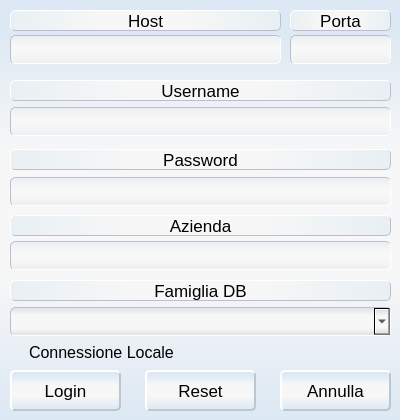
<?xml version="1.0" encoding="UTF-8"?>
<ui version="4.0">
 <class>Login</class>
 <widget class="QMainWindow" name="Login">
  <property name="windowModality">
   <enum>Qt::ApplicationModal</enum>
  </property>
  <property name="geometry">
   <rect>
    <x>0</x>
    <y>0</y>
    <width>400</width>
    <height>420</height>
   </rect>
  </property>
  <property name="sizePolicy">
   <sizepolicy hsizetype="Fixed" vsizetype="Fixed">
    <horstretch>0</horstretch>
    <verstretch>0</verstretch>
   </sizepolicy>
  </property>
  <property name="minimumSize">
   <size>
    <width>400</width>
    <height>420</height>
   </size>
  </property>
  <property name="maximumSize">
   <size>
    <width>400</width>
    <height>420</height>
   </size>
  </property>
  <property name="windowTitle">
   <string>Login</string>
  </property>
  <property name="windowIcon">
   <iconset resource="risorse.qrc">
    <normaloff>:/resources/icon_mmas.png</normaloff>:/resources/icon_mmas.png</iconset>
  </property>
  <widget class="QWidget" name="centralWidget">
   <property name="styleSheet">
    <string notr="true">/* sets background color  */
QWidget {
background-color:rgba(255,255,255,0);
}
QWidget#centralWidget{
	background-color: qlineargradient(spread:pad, x1:0, y1:1, x2:0, y2:0, stop:0 rgba(220, 232, 243, 255), stop:0.35545 rgba(247, 247, 247, 255), stop:0.635071 rgba(247, 247, 247, 255), stop:0.933649 rgba(220, 232, 243, 255));
}

QLabel{
	
	background-color: qlineargradient(spread:pad, x1:1, y1:0, x2:0, y2:0, stop:0.0181818 rgba(233, 240, 243, 255), stop:0.372727 rgba(247, 247, 247, 255), stop:0.659091 rgba(247, 247, 247, 255), stop:1 rgba(233, 240, 243, 255));
 border: 1px outset rgb(188, 189, 207);
     border-radius: 5px;
}

QLineEdit {
     border: 1px inset rgb(188, 189, 207);
     border-radius: 5px;
     padding: 0 3px;
	background-color: qlineargradient(spread:pad, x1:0, y1:1, x2:0, y2:0, stop:0.0545455 rgba(237, 240, 243, 255), stop:0.35545 rgba(247, 247, 247, 255), stop:0.635071 rgba(247, 247, 247, 255), stop:0.933649 rgba(237, 240, 243, 255));
 }</string>
   </property>
   <widget class="QLineEdit" name="text_user">
    <property name="geometry">
     <rect>
      <x>10</x>
      <y>107</y>
      <width>381</width>
      <height>29</height>
     </rect>
    </property>
    <property name="sizePolicy">
     <sizepolicy hsizetype="Fixed" vsizetype="Fixed">
      <horstretch>0</horstretch>
      <verstretch>0</verstretch>
     </sizepolicy>
    </property>
    <property name="font">
     <font>
      <family>Arial</family>
      <pointsize>12</pointsize>
     </font>
    </property>
   </widget>
   <widget class="QLineEdit" name="text_pass">
    <property name="geometry">
     <rect>
      <x>10</x>
      <y>177</y>
      <width>381</width>
      <height>29</height>
     </rect>
    </property>
    <property name="sizePolicy">
     <sizepolicy hsizetype="Fixed" vsizetype="Fixed">
      <horstretch>0</horstretch>
      <verstretch>0</verstretch>
     </sizepolicy>
    </property>
    <property name="font">
     <font>
      <family>Arial</family>
      <pointsize>12</pointsize>
     </font>
    </property>
    <property name="echoMode">
     <enum>QLineEdit::Password</enum>
    </property>
   </widget>
   <widget class="QLabel" name="label">
    <property name="geometry">
     <rect>
      <x>10</x>
      <y>80</y>
      <width>381</width>
      <height>21</height>
     </rect>
    </property>
    <property name="font">
     <font>
      <family>Arial</family>
      <pointsize>13</pointsize>
     </font>
    </property>
    <property name="styleSheet">
     <string notr="true"/>
    </property>
    <property name="text">
     <string>Username</string>
    </property>
    <property name="alignment">
     <set>Qt::AlignCenter</set>
    </property>
   </widget>
   <widget class="QLabel" name="label_2">
    <property name="geometry">
     <rect>
      <x>10</x>
      <y>149</y>
      <width>381</width>
      <height>21</height>
     </rect>
    </property>
    <property name="font">
     <font>
      <family>Arial</family>
      <pointsize>13</pointsize>
     </font>
    </property>
    <property name="text">
     <string>Password</string>
    </property>
    <property name="alignment">
     <set>Qt::AlignCenter</set>
    </property>
   </widget>
   <widget class="QPushButton" name="LoginButton">
    <property name="geometry">
     <rect>
      <x>10</x>
      <y>370</y>
      <width>111</width>
      <height>41</height>
     </rect>
    </property>
    <property name="font">
     <font>
      <family>Arial</family>
      <pointsize>13</pointsize>
     </font>
    </property>
    <property name="focusPolicy">
     <enum>Qt::NoFocus</enum>
    </property>
    <property name="styleSheet">
     <string notr="true"> QPushButton {
     border: 2px outset  rgb(188, 198, 207);
     border-radius: 5px;
     background-color: qlineargradient(spread:pad, x1:0, y1:1, x2:0, y2:0, stop:0 rgba(220, 232, 243, 255), stop:0.35545 rgba(247, 247, 247, 255), stop:0.635071 rgba(247, 247, 247, 255), stop:0.933649 rgba(220, 232, 243, 255));
   
 }

 QPushButton:pressed {
	border: 2px inset  rgb(188, 198, 207);
     background-color: qlineargradient(x1: 0, y1: 0, x2: 0, y2: 1,
                                       stop: 0 #dadbde, stop: 1 #f6f7fa);
 }
</string>
    </property>
    <property name="text">
     <string>Login</string>
    </property>
   </widget>
   <widget class="QLabel" name="label_3">
    <property name="geometry">
     <rect>
      <x>10</x>
      <y>10</y>
      <width>271</width>
      <height>21</height>
     </rect>
    </property>
    <property name="font">
     <font>
      <family>Arial</family>
      <pointsize>13</pointsize>
     </font>
    </property>
    <property name="text">
     <string>Host</string>
    </property>
    <property name="alignment">
     <set>Qt::AlignCenter</set>
    </property>
   </widget>
   <widget class="QLabel" name="label_4">
    <property name="geometry">
     <rect>
      <x>290</x>
      <y>10</y>
      <width>101</width>
      <height>21</height>
     </rect>
    </property>
    <property name="font">
     <font>
      <family>Arial</family>
      <pointsize>13</pointsize>
     </font>
    </property>
    <property name="text">
     <string>Porta</string>
    </property>
    <property name="alignment">
     <set>Qt::AlignCenter</set>
    </property>
   </widget>
   <widget class="QCheckBox" name="check_conn">
    <property name="geometry">
     <rect>
      <x>10</x>
      <y>340</y>
      <width>201</width>
      <height>24</height>
     </rect>
    </property>
    <property name="font">
     <font>
      <family>Arial</family>
      <pointsize>12</pointsize>
     </font>
    </property>
    <property name="focusPolicy">
     <enum>Qt::NoFocus</enum>
    </property>
    <property name="text">
     <string>Connessione Locale</string>
    </property>
   </widget>
   <widget class="QLineEdit" name="text_host">
    <property name="geometry">
     <rect>
      <x>10</x>
      <y>35</y>
      <width>271</width>
      <height>29</height>
     </rect>
    </property>
    <property name="font">
     <font>
      <family>Arial</family>
      <pointsize>12</pointsize>
     </font>
    </property>
   </widget>
   <widget class="QLineEdit" name="text_porta">
    <property name="geometry">
     <rect>
      <x>290</x>
      <y>35</y>
      <width>101</width>
      <height>29</height>
     </rect>
    </property>
    <property name="font">
     <font>
      <family>Arial</family>
      <pointsize>12</pointsize>
     </font>
    </property>
   </widget>
   <widget class="QPushButton" name="ResetButton">
    <property name="geometry">
     <rect>
      <x>145</x>
      <y>370</y>
      <width>111</width>
      <height>41</height>
     </rect>
    </property>
    <property name="font">
     <font>
      <family>Arial</family>
      <pointsize>13</pointsize>
     </font>
    </property>
    <property name="focusPolicy">
     <enum>Qt::NoFocus</enum>
    </property>
    <property name="styleSheet">
     <string notr="true"> QPushButton {
     border: 2px outset  rgb(188, 198, 207);
     border-radius: 5px;
     background-color: qlineargradient(spread:pad, x1:0, y1:1, x2:0, y2:0, stop:0 rgba(220, 232, 243, 255), stop:0.35545 rgba(247, 247, 247, 255), stop:0.635071 rgba(247, 247, 247, 255), stop:0.933649 rgba(220, 232, 243, 255));
   
 }

 QPushButton:pressed {
	border: 2px inset  rgb(188, 198, 207);
     background-color: qlineargradient(x1: 0, y1: 0, x2: 0, y2: 1,
                                       stop: 0 #dadbde, stop: 1 #f6f7fa);
 }</string>
    </property>
    <property name="text">
     <string>Reset</string>
    </property>
   </widget>
   <widget class="QPushButton" name="AnnullaButton">
    <property name="geometry">
     <rect>
      <x>280</x>
      <y>370</y>
      <width>111</width>
      <height>41</height>
     </rect>
    </property>
    <property name="font">
     <font>
      <family>Arial</family>
      <pointsize>13</pointsize>
     </font>
    </property>
    <property name="focusPolicy">
     <enum>Qt::NoFocus</enum>
    </property>
    <property name="styleSheet">
     <string notr="true">QPushButton {
     border: 2px outset  rgb(188, 198, 207);
     border-radius: 5px;
     background-color: qlineargradient(spread:pad, x1:0, y1:1, x2:0, y2:0, stop:0 rgba(220, 232, 243, 255), stop:0.35545 rgba(247, 247, 247, 255), stop:0.635071 rgba(247, 247, 247, 255), stop:0.933649 rgba(220, 232, 243, 255));
   
 }

 QPushButton:pressed {
	border: 2px inset  rgb(188, 198, 207);
     background-color: qlineargradient(x1: 0, y1: 0, x2: 0, y2: 1,
                                       stop: 0 #dadbde, stop: 1 #f6f7fa);
 }</string>
    </property>
    <property name="text">
     <string>Annulla</string>
    </property>
   </widget>
   <widget class="QLabel" name="label_5">
    <property name="geometry">
     <rect>
      <x>10</x>
      <y>280</y>
      <width>381</width>
      <height>21</height>
     </rect>
    </property>
    <property name="font">
     <font>
      <family>Arial</family>
      <pointsize>13</pointsize>
     </font>
    </property>
    <property name="text">
     <string>Famiglia DB</string>
    </property>
    <property name="alignment">
     <set>Qt::AlignCenter</set>
    </property>
   </widget>
   <widget class="QComboBox" name="Box_DB">
    <property name="geometry">
     <rect>
      <x>10</x>
      <y>307</y>
      <width>381</width>
      <height>29</height>
     </rect>
    </property>
    <property name="font">
     <font>
      <family>Arial</family>
     </font>
    </property>
    <property name="focusPolicy">
     <enum>Qt::NoFocus</enum>
    </property>
    <property name="styleSheet">
     <string notr="true">
QFrame{
	
	background-color: qlineargradient(spread:pad, x1:1, y1:0, x2:0, y2:0, stop:0.0181818 rgba(233, 240, 243, 255), stop:0.372727 rgba(247, 247, 247, 255), stop:0.659091 rgba(247, 247, 247, 255), stop:1 rgba(233, 240, 243, 255));
 border: 1px inset rgb(188, 189, 207);
     border-radius: 5px;
}
QComboBox{
 border: 1px inset rgb(188, 189, 207);
     border-radius: 5px;
     padding: 0 3px;
	background-color: qlineargradient(spread:pad, x1:0, y1:1, x2:0, y2:0, stop:0.0545455 rgba(237, 240, 243, 255), stop:0.35545 rgba(247, 247, 247, 255), stop:0.635071 rgba(247, 247, 247, 255), stop:0.933649 rgba(237, 240, 243, 255));
}

 QComboBox:editable {
	
	background-color: rgb(222, 232, 245);
 }

 QComboBox:!editable, QComboBox::drop-down:editable {
background-color: qlineargradient(spread:pad, x1:0, y1:1, x2:0, y2:0, stop:0 rgba(220, 226, 229, 255), stop:0.254545 rgba(247, 247, 247, 255), stop:0.722727 rgba(247, 247, 247, 255), stop:1 rgba(220, 226, 229, 255));
color:black;
 }

 /* QComboBox gets the &quot;on&quot; state when the popup is open */
 QComboBox:!editable:on, QComboBox::drop-down:editable:on {
	background-color: qlineargradient(spread:pad, x1:0, y1:1, x2:0, y2:0, stop:0 rgba(220, 226, 229, 255), stop:0.254545 rgba(247, 247, 247, 255), stop:0.722727 rgba(247, 247, 247, 255), stop:1 rgba(220, 226, 229, 255));
color:black;
 }

 QComboBox:on { /* shift the text when the popup opens */
     padding-top: 3px;
     padding-left: 4px;
 }


</string>
    </property>
   </widget>
   <widget class="QLabel" name="label_6">
    <property name="geometry">
     <rect>
      <x>10</x>
      <y>215</y>
      <width>381</width>
      <height>21</height>
     </rect>
    </property>
    <property name="sizePolicy">
     <sizepolicy hsizetype="Fixed" vsizetype="Fixed">
      <horstretch>0</horstretch>
      <verstretch>0</verstretch>
     </sizepolicy>
    </property>
    <property name="font">
     <font>
      <family>Arial</family>
      <pointsize>13</pointsize>
     </font>
    </property>
    <property name="text">
     <string>Azienda</string>
    </property>
    <property name="alignment">
     <set>Qt::AlignCenter</set>
    </property>
   </widget>
   <widget class="QLineEdit" name="lineEdit">
    <property name="geometry">
     <rect>
      <x>10</x>
      <y>241</y>
      <width>381</width>
      <height>29</height>
     </rect>
    </property>
    <property name="sizePolicy">
     <sizepolicy hsizetype="Fixed" vsizetype="Fixed">
      <horstretch>0</horstretch>
      <verstretch>0</verstretch>
     </sizepolicy>
    </property>
    <property name="font">
     <font>
      <family>Arial</family>
      <pointsize>12</pointsize>
     </font>
    </property>
   </widget>
  </widget>
 </widget>
 <layoutdefault spacing="6" margin="11"/>
 <tabstops>
  <tabstop>text_host</tabstop>
  <tabstop>text_porta</tabstop>
  <tabstop>text_user</tabstop>
  <tabstop>text_pass</tabstop>
  <tabstop>lineEdit</tabstop>
 </tabstops>
 <resources>
  <include location="risorse.qrc"/>
 </resources>
 <connections/>
</ui>
